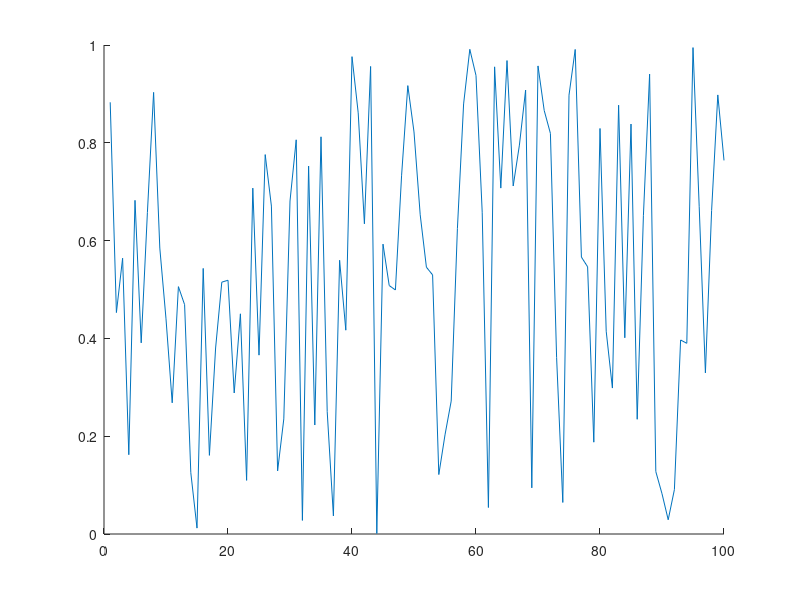

Write the MATLAB code that produced this figure. (Note: this script raises an error after producing the figure.)
clc
close all
clear

if isfolder('pics') == 0
    mkdir('pics')
end

x = 1:100;
y = rand(100,1);
idxmin = find(y == max(y));
idxmax = find(y == min(y));
txt = ['\leftarrow y = ',int2str(max(y))];
hold on
plot(x,y)
plot(x,y,'o','MarkerIndices',[idxmin idxmax],'MarkerFaceColor','red','MarkerSize',5)
t = text(idxmax,y(idxmax),txt);
t.Color = [153/255 153/255 255/255];
hold off
legend('random plot [0:1]');
print -dpng ./pics/test.png
close
%% testing plot function
clc

x = [0:0.01:2*pi];
y = sin(x);
yCmp = cos(x);
string = 'My test plot';
p_title = 'test_print';
t="";

% test = myplot(x,y,string,p_title);
test2 = superplot(x,y,'plotName',"My super plot",'figureName',"super_plot");
test3 = superplot(x,y,'cmpYLegend',"cos(x)",'figureName',"cosxVsSinx",'cmpY',yCmp,'yLegend',"sin(x)",'yName',"Amplitude",'xName',"Samples NOT normalized to 2\pi", ...
    'plotName',"Plotting cos(x) against sin(x)");
close(test2);
close(test3);
test4 = superplot(x,y);

testV = ones(1,1);
testV(2) = 5;

%% testing MER loop
% clear
clc
close all
clear

idx = 1;
for i = 0:200
    if ( rem((i-1)/4,1)==0 )
        validLen(idx) = i;
        idx = idx+1;
    end
end

% Constants are double-precision by default; N=85 found nothing
vec = [85 105];

% for im
    
% for i = vec(1):0.01:vec(1)
%     fprintf("i is %d coefficients\n",i);
% end
    
% for i = 0:2:10
%     fprintf("i SHOULD be EVEN and is %d\n",i);
% end

%coefficients have to be even and divisible by span w/no remainder LOOK
%INTO THIS
%beta MUST be greater than 0
[MER_out, betaTX_out, betaRCV_out, coeff_out] = MER_opt('Nsps',4,'numCoeffs',vec,'betaTX',[0.1 0.0001 0.2],'betaRCV',[0.1 0.0001 0.2],'MER',50);
% [MER_out, betaTX_out, betaRCV_out, coeff_out] = MER_opt('Nsps',4,'numCoeffs',[25 77],'betaTX',[.01 0.01 .16],'betaRCV',[0.12 0.01 0.34],'MER',40);

% last = find(~MER_out,1);
fileID = fopen('GSM_parameters.txt','w');
cBeta = char(hex2dec('03b2'));
fprintf(fileID,'%10s %10s %10s %10s\r\n','MER', 'betaTX', 'betaRCV', 'length');
% A = [MER_out(1:last-1); betaTX_out(1:last-1); betaRCV_out(1:last-1); coeff_out(1:last-1)];
A = [MER_out; betaTX_out; betaRCV_out; coeff_out];
fprintf(fileID,'%10.6f %10.6f %10.6f %8.0f\r\n',A);
fclose(fileID);

% c_idx = find(coeff_out==121);
% max_121 = max(MER_out(c_idx(1):c_idx(end)));
% desired_121 = find(MER_out>=54.0679);

DONE = ones(10,1);
finish = sum(DONE(1:5));

%% MER calc
% clc
% clear all
% close all
% den = [-0.001473028462308   0.005666223150735  -0.019416661964618  -0.041188246018261   0.083990599017613  -0.169565530125065   0.900837427479342 ...
%     0.311842632473442  -0.140969388867244   0.099871376920441  -0.088049305611010   0.023834632003521  -0.009447343197004   0.002953619390284]
% 
% pk = 0.99924965776672958;
% 
% 10*log10(pk^2/sum(den.^2));

%% Measuring OOB requirements
clear 
close all
clc
cBeta = char(hex2dec('03b2'));

format long
% window designer from 0 to pi
% load('KaisWin.mat');
% load('windowKais101.mat');

% fileID = fopen('GSM_parameters_89-121_B1-0.001-2.txt'); %89-121.txt
% fileID = fopen('GSM_parameters_73-81.txt'); %73-81.txt
fileID = fopen('GSM_parameters_85-105_B1-0.0001-2.txt'); %85-105_B1-0.0001-2.txt
formatSpec = '%s';
N = 4;
C_text = textscan(fileID,formatSpec,N);
C_data0 = textscan(fileID,'%f %f %f %f');
fclose(fileID);


fileID = fopen('MOAP.txt','A');
cBeta = char(hex2dec('03b2'));
% ********************** Comment this out after first run ***********
fprintf(fileID,'%10s %10s %10s %10s %10s %10s %10s %10s %10s %10s \r\n','MER', 'betaTX', 'betaRCV', 'length', 'idx TX & RCV', 'OB1', 'OB2', 'OB3','b Kaiser','weight');

vTX_B=C_data0{1,2}.'; vRCV_B=C_data0{1,3}.'; vLen=C_data0{1,4}.';
% idx_89=find(vLen==89); idx_93=find(vLen==93); idx_97=find(vLen==97); idx_101=find(vLen==101); idx_109=find(vLen==109);  %89-121.txt
% idx_73=find(vLen==73); idx_81=find(vLen==93); idx_97=find(vLen==97); idx_101=find(vLen==101); idx_109=find(vLen==109);  %73-81.txt
idx_85=find(vLen==85); idx_89=find(vLen==89); idx_93=find(vLen==93); idx_97=find(vLen==97); idx_101=find(vLen==101); idx_105=find(vLen==105); idx_109=find(vLen==109);  %85-105_B1-0.0001-2.txt

% #TX&RCV length; RCV rolloff here
% beta = 0.146600;  %trial 1
% N = 65;
% beta = 0.116400;    %trial 2
% N = 73;
% beta = 0.144400;   %trial 3
% N = 121;
% beta_Rcv = 0.188000;     %trial 18 i stop counting bruh
% N = 101;
% beta_Rcv = vRCV_B;     %trial 18 i stop counting bruh
% N = 93;


% digital angular frequency, w (rads/sample)
% w = [0:0.001:1000]/1000*pi; %0-0.5
w = [0:0.001:200]/100*pi; %one whole cycle

N = 97;
Nsps = 4;
span = (N-1)/4;
% for bk = 1.5:0.01:2
% for bk = 0.3:0.1:0.3
for bk = 0:0.1:2
% for bk = 1:1
% for bk = 2:0.1:2
    for idx_TXnRCV = idx_93(1):(idx_93(end))
%     for idx_TXnRCV = idx_93(4):(idx_93(5))
%     for idx_TXnRCV = idx_97(1):(idx_97(1))
%     for idx_TXnRCV = 505:513
        b_nom = vTX_B(idx_TXnRCV);
        beta_Rcv = vRCV_B(idx_TXnRCV);
        GSM = rcosdesign(beta_Rcv,span,Nsps);
        wn = kaiser(length(GSM), bk);
%         wn = WinKaiser;
%         h_TX = GSM.*wn.';
        h_TX = rcosdesign(b_nom,span,Nsps).*wn.';
        h_GSM = GSM;

        % SRRC is a square root nyquist filter; firpm also
        % creates a sqrt nyquist filter
        M=N-1; Nsps=4; span=M/Nsps;
        fc=1/2/Nsps; fp=(1-b_nom)*fc; fs=(1+b_nom)*fc;
        fb = [0 fp fc fc fs .5]*2;
        a = [1 1 1/sqrt(2) 1/sqrt(2) 0 0];
        % wght vector needs to 2.4535 for passband
        wght = [2.4535 1 20];   %10 for N=97; 20 for N=91-89; 40 for N>90
        h_pps = firpm(M,fb,a,wght);

        % window
        h_pps = h_pps.*wn.';
    %     h_pps = h_pps;
        sam_r8 = 6.25;

        % estimate order of SR Nyquist filter | ford=fb(2:end-1);aord=[1 1/sqrt(2) 0];sb=10^(-58/20);dev=[sb 0.02 sb];M_est=firpmord(ford,aord,dev);
        H_srrc = freqz(h_TX,1,w); H_pps = freqz(h_pps,1,w);
        
        mag_H = (abs(H_pps));
        % units of cycles/sample
        bnd_BB=(1+.12)/Nsps/2; 
        bnd_OB1=bnd_BB+(.22/sam_r8); 
        bnd_OB2=bnd_OB1+(1.53/sam_r8); 
        bnd_OB3=bnd_OB2+(1.75/sam_r8);
        ind_BB = find( w/2/pi <= bnd_BB);
        ind_OB1 = find(w/2/pi>bnd_BB & w/2/pi<=bnd_OB1);
        ind_OB2 = find(w/2/pi>bnd_OB1 & w/2/pi<=bnd_OB2);
        ind_OB3 = find(w/2/pi>bnd_OB2 & w/2/pi<=bnd_OB3);

        conv2Lin = @(x) 10.^(x/20);
        conv2dB =  @(x) 10.*log10(x);
 
        % Power is the ratio of 2 power quantities and can be referred to
        % as gain in dB. Comparing power requires the integral, the
        % integral can also be thought as the sum of the area as well;
        % sum(magnitude^2) is integrating each power of each frequency
        
        pwr_BB=2*sum(mag_H(ind_BB(1):ind_BB(end)).^2);
        pwr_OB1=sum(mag_H(ind_OB1(1):ind_OB1(end)).^2);
        pwr_OB2=sum(mag_H(ind_OB2(1):ind_OB2(end)).^2);
        pwr_OB3=sum(mag_H(ind_OB3(1):ind_OB3(end)).^2);

        % calculate power ratio to signal to OB channels\
        dB_OB1 = conv2dB(pwr_BB/pwr_OB1);
        dB_OB2 = conv2dB(pwr_BB/pwr_OB2);
        dB_OB3 = conv2dB(pwr_BB/pwr_OB3);
        
%         cs=w/(2*pi); % freq in cycles per sample
% 
%         % find the ranges of the bands
%         % signal 0 --> .14
%         sigl=find(cs<.14, 1 );
%         sigu=find(cs<.14, 1, 'last' );
%         % OB1 .14 --> .1752
%         ob1l=find(cs>.14 & cs<.1752, 1 );
%         ob1u=find(cs>.14 & cs<.1752, 1, 'last' );
%         % OB2 .1752 --> .42
%         ob2l=find(cs>.1752 & cs<.42, 1 );
%         ob2u=max(find(cs>.1752 & cs<.42));
%         % OB3 .42 --> .7
%         ob3l=min(find(cs>.42 & cs<.7));
%         ob3u=max(find(cs>.42 & cs<.7));
% 
%         power_sig=sum(abs(H_pps(sigl:sigu)).^2)*2;
%         power_ob1=sum(abs(H_pps(ob1l:ob1u)).^2);
%         power_ob2=sum(abs(H_pps(ob2l:ob2u)).^2);
%         power_ob3=sum(abs(H_pps(ob3l:ob3u)).^2);
% 
%         a=10*log10(power_sig/power_ob1);
%         b=10*log10(power_sig/power_ob2);
%         c=10*log10(power_sig/power_ob3);

        % can cascade firpm sqrt w/srrc, center coeff
        % isn't one BUT even symmetric
        cascade = conv(h_pps,GSM);
        cascade_SRRC = conv(GSM,GSM);

        num = cascade(N);
        den = zeros(floor(length(cascade)/Nsps),1);
        idx = 1;
        cnt = 0;
        for i = 1:length(cascade)
            if cnt == 0 && i ~= N
                den(idx) = cascade(i);
                cnt = cnt + 1;
                idx = idx + 1;
            elseif cnt >= Nsps-1
                cnt = 0;
            else
                cnt = cnt + 1;
            end
        end
        MER_theo = 10*log10( num^2/sum(den.^2) );
%         future considerations append to txtfile
        if dB_OB1 > 58 && dB_OB2 > 60 && dB_OB3 > 63 && MER_theo >= 40
            fprintf("\n*************MET SPEC*************************\n");
            fprintf("TX's %s: %1.4f | RCV's %s: %1.4f | idx TX & RCV: %d\n",cBeta,b_nom,cBeta,beta_Rcv,idx_TXnRCV);
            fprintf("OB1: %2.6f | OB2: %2.6f | OB3: %2.6f | MER: %2.6f | Bk: %2.4f | Beta nominal: %2.4f | \n",dB_OB1,dB_OB2,dB_OB3,MER_theo,bk, b_nom);
            fprintf("baseband bnd frequency: %2.4f | OB1 bnd frequency: %2.4f | OB2 bnd frequency: %2.4f | OB3 bnd frequency: %2.4f |\n", bnd_BB, bnd_OB1, bnd_OB2, bnd_OB3);
            fprintf("weight: ");disp(wght);
            %fprintf('MER', 'betaTX', 'betaRCV', 'length', 'idx TX & RCV', 'OB1', 'OB2', 'OB3','beta Kaiser','weight');
            A=[MER_theo, b_nom, beta_Rcv, N, idx_TXnRCV, dB_OB1, dB_OB2, dB_OB3, bk, wght(3)];
            fprintf(fileID,'%10.6f %10.6f %10.6f %10d %10d %10.6f %10.6f %10.6f %10.6f %10d \r\n',A);
        end
    end
end
fclose(fileID);

TX_MR = superplot(w/2/pi,20*log10(abs(H_pps)),'plotName',"Magnitude Response of PPS",'figureName',"PracticalPSResp",'yName',"Magnitude (dB)",...
    'xName',"f0, frequency (cycles/sample)",'yLegend',"SQRT FIRPM",'cmpY',20*log10(abs(H_srrc)),'cmpYLegend',"SRRC",...
    'plotAxis',[0 w(end)/2/pi -150 10]);

hold on
% OOB requirement 1
plot([bnd_BB bnd_BB],[-200 -58],'--k');
plot([bnd_BB bnd_OB1],[-58 -58],'--k');
plot([bnd_OB1 bnd_OB1],[-200 -58],'--k');
% OOB requirement 2
plot([bnd_OB1 bnd_OB1],[-200 -60],':R');
plot([bnd_OB1 bnd_OB2],[-60 -60],':R');
plot([bnd_OB2 bnd_OB2],[-200 -60],':R');
% OOB requirement 3
plot([bnd_OB2 bnd_OB2],[-200 -63],'g');
plot([bnd_OB2 bnd_OB3],[-63 -63],'g');
plot([bnd_OB3 bnd_OB3],[-200 -63],'g');
legend('Sqrt firpm','SRRC','OB1','OB1','OB1','OB2','OB2','OB2','OB3','OB3','OB3');
hold off
location = strcat('./pics/','PracticalPSResp','.png');
print(TX_MR, '-dpng', location);
% close(TX_MR);

% scale desired coefficients
maxi = sum(abs(h_pps));
scaling = (1-2^-17)/maxi;

h_pps_1s17= round(h_pps*scaling*2^17);
if sum(abs(h_pps_1s17/2^17) > 1-2^-17)
    fprintf("Error need to scaled down h_pps more\n");
    return
end

h_pps_coeffs = unique(h_pps_1s17,'stable');


%% Test cascade
clear 
% close all
clc

coeff = 65;
Nsps = 4;
beta_Rcv = 0.146600;

span = (coeff-1)/Nsps;
rcv = rcosdesign(beta_Rcv, span, Nsps);

% SR Nyquist filter
bb = 2.0; spans = 25;
M = coeff-1;
fc = 1/(2*Nsps);fp=(1-.12)*fc; fs=(1+.12)*fc;
fb = [0 fp fc fc fs .5]*2;
a = [1 1 1/sqrt(2) 1/sqrt(2) 0 0];
wght = [2.4535 1 1];
h_pps=firpm(M,fb,a,wght);
w = [0:0.001:1000]/1000*pi;
wnNorm=kaiser(coeff,2.0);
wnGr=kaiser(coeff,3);
wnLT=kaiser(coeff,1);

H_pps = freqz(h_pps,1,w);
H_ppsGrBk=freqz( conv(h_pps,wnGr),1,w );
H_ppsNormBk=freqz( conv(h_pps,wnNorm),1,w );
H_ppsLTBk=freqz( conv(h_pps,wnLT),1,w );

figName="PPS_with_65coeffs";
pps_plot = superplot(w/2/pi,20*log10(abs(H_pps)),'cmpY',20*log10(H_ppsNormBk),'figureName',figName,...
    'plotAxis',[0 0.5 -100 40]);
hold on
plot(w/2/pi,20*log10(abs(H_ppsGrBk)),"-.g");
plot(w/2/pi,20*log10(abs(H_ppsLTBk)),"--m");
legend('beta=0','beta=2.0','beta=3','beta=1');
hold off
location = strcat('./pics/',figName,'.png');
print(pps_plot, '-dpng', location);

% Too much theory to figure out MER for LPF

%% Test PPS_opt
% clc
% clear 
% close all
% 
% % Constants are double-precision by default
% vec = [65 129];
% 
% [MER_out, betaTX_out, betaRCV_out, coeff_out, betaKais_out] = PPS_opt('Nsps',4,...
%     'numCoeffs',vec,'betaTX',[0 0.001 0.2],'betaRCV',[0.12 0.01 0.12],'MER',40,'betaKais',[0 0.01 10]);

%% File IO
clear all
close all
clc

fileID = fopen('GSM_parameters_SRRC.txt');
formatSpec = '%s';
N = 4;
C_text = textscan(fileID,formatSpec,N);
C_data0 = textscan(fileID,'%f %f %f %f');
fclose(fileID);

%% Designing polyphase filter
clear;close all;clc; load('validLen.mat');

beta_Rcv=0.12; N=21; Nsps=4; span=(N-1)/4;

% rcv = rcosdesign(beta,span, Nsps);
load('rcv.mat');
worse_case_output = sum(abs(rcv));
scaling = (1-2^-17)/worse_case_output;
rcv_1s17=round( rcv*scaling*2^17 );tx=rcv;

sym_mults=round(length(rcv)/2);
poly_mults=sym_mults/Nsps;

%% Testing roll off cascaded
clc; clear; close all;

N=41; Nsps=4; span=(N-1)/4;

rcv = rcosdesign(0.1,span, Nsps); tx = rcosdesign(0.08,span, Nsps);
cascade=conv(rcv,tx);

figure(1);
hold on
title('Different beta');
stem(1:N,rcv);
stem(1:N,tx)
stem(1:2*N-1,cascade);
legend('RCV','TX','Cascade'); grid;
hold off

figure(2);
hold on
title('Same beta');
stem(1:N,rcv);
stem(1:2*N-1,conv(rcv,rcv));
legend('RCV','Cascade'); grid;
hold off

% SRRC is a square root nyquist filter; firpm also
% creates a sqrt nyquist filter
M=N-1; Nsps=4; span=M/Nsps; b_nom=0.1;
fc=1/2/Nsps; fp=(1-b_nom)*fc; fs=(1+b_nom)*fc;
fb = [0 fp fc fc fs .5]*2;
a = [1 1 1/sqrt(2) 1/sqrt(2) 0 0];
% wght vector needs to 2.4535 for passband
wght = [2.4535 1 1];
tx_pm = firpm(M,fb,a,wght);
cascade_pm = conv(tx_pm,rcv);
cascade_rcv = conv(rcv,rcv);

figure(3);
subplot(2,1,1);
hold on
stem(1:N,tx_pm);
stem(1:2*N-1,cascade_pm);
title('firpm');
hold off
subplot(2,1,2);
hold on
stem(1:N,rcv);
stem(1:2*N-1,cascade_rcv);
title('traditional RC');
hold off
% legend('RCV','TX','Cascade'); grid;

figure(4)
stem(1:31,rcosdesign(0.25,(31-1)/4,4));

%% Polyphase Time-SHaring Decimator design
clear
clc
format longG
srrc = round(rcosdesign(0.2,(93-1)/4,4).'*2^17);

N=93;
a_sym_mults = round(N/2);
a_poly_mults = round(a_sym_mults/4);
a_time_share_mults = round(a_poly_mults/4); % use 4x faster clk to do operation

out_ds = zeros(N,N); out_ds(1,1)=1;

% let row=sample & col=y_ds
for row=1:N
    for col=1:N
%         fprintf("row: %d | col: %d | val: %d\n",row,col,row*col);
%         out_ds(row,col)=row*col;
        if row==col&&col==1
%             fprintf("row: %d | col: %d | val: %d\n",row,col,1);
            out_ds(row,col)=row*col;
        elseif col==1&&row~=1
%             fprintf("row: %d | col: %d | val: %d\n",row,col,out_ds(row-1,col)+1);
            out_ds(row,col)=out_ds(row-1,col)+1;
        else
%             fprintf("row: %d | col: %d | val: %d\n",row,col,out_ds(row,col-1)-1);
                if out_ds(row,col-1)-1>0
                    out_ds(row,col)=out_ds(row,col-1)-1;
                else
                    out_ds(row,col)=0;
                end
        end
    end
end

for row=1:N
    for col=1:N
        if out_ds(row,col)==0 || out_ds(row,col)>round(N/2)
            N=N;
        elseif out_ds(row,col)==1
            fprintf("y%dh%d\n",col,out_ds(row,col));
        else
            fprintf("y%dh%d ",col,out_ds(row,col));
        end
    end
end

%% Test append
fileID = fopen('append.txt','A');
cBeta = char(hex2dec('03b2'));
fprintf(fileID,'%10s %10s %10s %10s\r\n','MER', 'betaTX', 'betaRCV', 'length');
% A = [MER_out(1:last-1); betaTX_out(1:last-1); betaRCV_out(1:last-1); coeff_out(1:last-1)];
MER_out=[1 2 3 4]; betaTX_out=1:4; betaRCV_out=1:4; coeff_out=1:4;
A = [MER_out; betaTX_out; betaRCV_out; coeff_out];
for i=1:4
    fprintf(fileID,'%10.6f %10.6f %10.6f %8.0f\r\n',A(i,i));
end
fclose(fileID);
